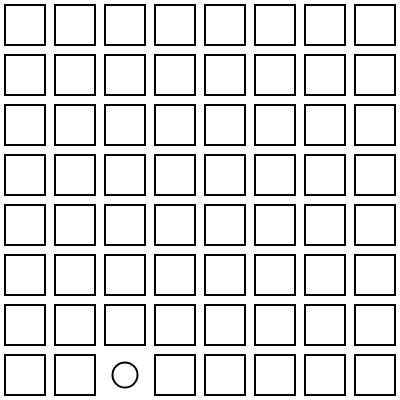
Frame 1 (no input)
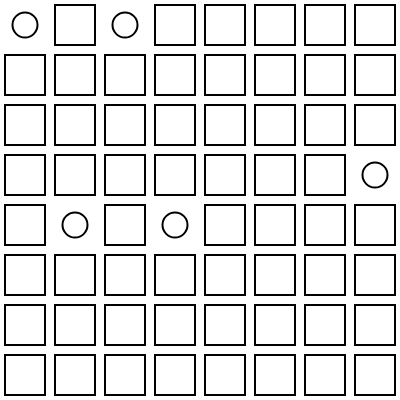
Frame 2 (the mouse pressed at the canvas centre, redrawn once)

The p5.js sketch that drew these frames (run headless with seeded random() and noise() and a simulated clock; the mouse was pressed at the canvas centre and the sketch redrawn once):

// p5.js sketch
// ── sketch.js
// Grid with Randomness

function setup() {
  createCanvas(400, 400);
  smooth();
  noLoop(); 
}

function draw() {
  background(255); 
  strokeWeight(2);
  stroke(0); 
  noFill(); 
  
  for (var y=0; y<8; y++) {
    for (var x=0; x<8; x++) {
      var px = x * 50; 
      var py = y * 50; 
      
      //the chance of drawing a circle is 5%
      //otherwise, it draws a square
      var chance = random(1); 
      if (chance < 0.05){
        ellipse(px+25, py+25, 25, 25);
      } else {
        rect(px+5, py+5, 40, 40);
      }
    }
  }
}
